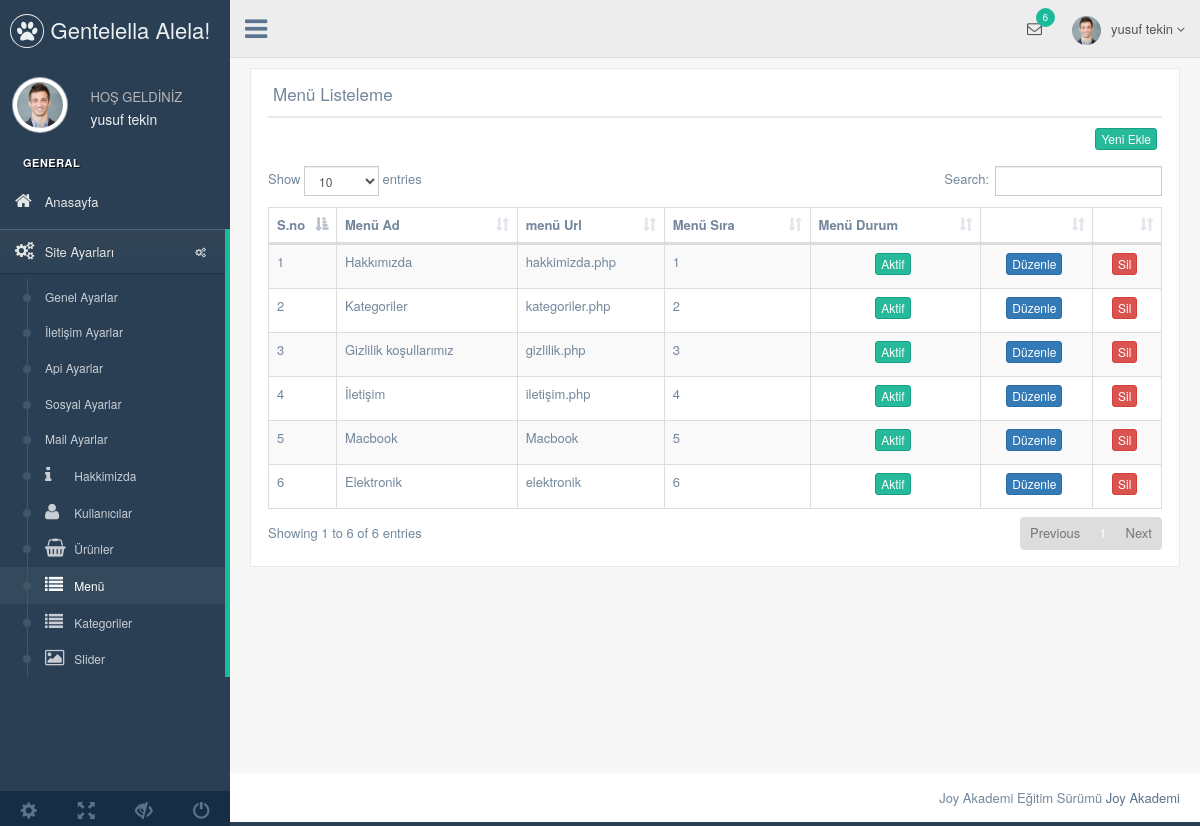
The page /nedmin/production/menu.php (signed in) on the database its author committed.
### tables this page shows
CREATE TABLE `kullanici` (
  `kullanici_id` int(11) NOT NULL,
  `kullanici_zaman` datetime NOT NULL DEFAULT CURRENT_TIMESTAMP,
  `kullanici_resim` varchar(250) DEFAULT NULL,
  `kullanici_tc` varchar(50) NOT NULL,
  `kullanici_ad` varchar(100) NOT NULL,
  `kullanici_mail` varchar(70) NOT NULL,
  `kullanici_gsm` varchar(50) NOT NULL,
  `kullanici_password` varchar(50) NOT NULL,
  `kullanici_adsoyad` varchar(50) NOT NULL,
  `kullanici_adres` varchar(250) NOT NULL,
  `kullanici_il` varchar(100) NOT NULL,
  `kullanici_ilçe` varchar(100) NOT NULL,
  `kullanici_unvan` varchar(100) NOT NULL,
  `kullanici_yetki` varchar(50) NOT NULL,
  `kullanici_durum` tinyint(1) NOT NULL DEFAULT '1'
);

CREATE TABLE `menu` (
  `menu_id` int(11) NOT NULL,
  `menu_ust` int(11) NOT NULL,
  `menu_ad` varchar(100) NOT NULL,
  `menu_detay` text NOT NULL,
  `menu_url` varchar(250) NOT NULL,
  `menu_sira` int(2) NOT NULL,
  `menu_durum` tinyint(4) NOT NULL,
  `menu_seourl` varchar(150) NOT NULL
);

### nedmin/production/menu.php (the view, shortened to what this page needs)
<?php
include 'header.php';
$menusor=$db->prepare("SELECT * FROM menu order by menu_sira ASC ");
$menusor->execute();
?>
    <div class="right_col" role="main">
        <div class="">
        <div class="row">
            <div class="col-md-12 col-sm-12 col-xs-12">
            <div class="x_panel">
                <div class="x_title">
                <h2>Menü Listeleme
                </h2>
                <div class="clearfix"></div>
                </div>
                <div align="right">
                  <a href="menu-ekle.php"><button class="btn btn-success btn-xs">Yeni Ekle </button></a>
               </div>
                <div class="x_content">
                </div>
                <table id="datatable-responsive" class="table table-striped table-bordered dt-responsive nowrap" cellspacing="0" width="100%">
                    <thead>
                    <tr>
                        <th>S.no</th>
                        <th>Menü Ad</th>
                        <th>menü Url</th>
                        <th>Menü Sıra</th>
                        <th>Menü Durum</th>
                        <th></th>
                        <th></th>
                    </tr>
                    </thead>
                    <tbody>
                    <?php
                    $say=0;
                    while($menucek=$menusor->fetch(PDO::FETCH_ASSOC)) {  $say++?>
                    <tr>
                        <td width="20"><?php echo $say ?></td>
                        <td><?php echo $menucek['menu_ad'] ?></td>
                        <td><?php echo $menucek['menu_url'] ?></td>
                        <td><?php echo $menucek['menu_sira'] ?></td>
                        <td>
                            <center>
                            <?php
                            if($menucek['menu_durum'] == 1) { ?>
                                <button class="btn btn-success btn-xs">Aktif</button>
                            <?php } else{ ?>
                                <button class="btn btn-danger btn-xs">Pasif</button>
                            <?php }  ?>
                            </center>
                        </td>
                        <td><center><a href="menu-duzenle.php?menu_id=<?php echo $menucek['menu_id']; ?>"><button  class="btn btn-primary btn-xs">Düzenle</button></a></center></td>
                        <td><center><a href="../netting/islem.php?menu_id=<?php echo $menucek['menu_id']; ?>&menusil=ok"><button class= "btn btn-danger btn-xs">Sil</button></a></center></td>
                    </tr>
                    <?php } ?>
                    </tbody>
                </table>
            </div>
            </div>
        </div>
        </div>
    </div>
  <?php include 'footer.php';  ?>

### nedmin/production/header.php (shortened to what this page needs)
<?php
include '../netting/baglan.php';
$kullanicisor=$db->prepare("SELECT * FROM kullanici where kullanici_mail=:mail");
$kullanicisor->execute(array(
  'mail'=> $_SESSION['kullanici_mail']
));
$kullanicicek=$kullanicisor->fetch(PDO::FETCH_ASSOC);
?>
<!DOCTYPE html>
<html lang="en">
  <head>
    <link href="../vendors/bootstrap/dist/css/bootstrap.min.css" rel="stylesheet">
    <link href="../vendors/font-awesome/css/font-awesome.min.css" rel="stylesheet">
    <link href="../vendors/nprogress/nprogress.css" rel="stylesheet">
    <link href="../vendors/iCheck/skins/flat/green.css" rel="stylesheet">
    <link href="../vendors/datatables.net-bs/css/dataTables.bootstrap.min.css" rel="stylesheet">
    <link href="../vendors/datatables.net-buttons-bs/css/buttons.bootstrap.min.css" rel="stylesheet">
    <link href="../vendors/datatables.net-fixedheader-bs/css/fixedHeader.bootstrap.min.css" rel="stylesheet">
    <link href="../vendors/datatables.net-responsive-bs/css/responsive.bootstrap.min.css" rel="stylesheet">
    <link href="../vendors/datatables.net-scroller-bs/css/scroller.bootstrap.min.css" rel="stylesheet">
    <link href="../build/css/custom.min.css" rel="stylesheet">
  </head>
  <body class="nav-md">
    <div class="container body">
      <div class="main_container">
        <div class="col-md-3 left_col">
          <div class="left_col scroll-view">
            <div class="navbar nav_title" style="border: 0;">
              <a href="index.html" class="site_title"><i class="fa fa-paw"></i> <span>Gentelella Alela!</span></a>
            </div>
            <div class="profile clearfix">
              <div class="profile_pic">
                <img src="images/img.jpg" alt="..." class="img-circle profile_img">
              </div>
              <div class="profile_info">
                <span>HOŞ GELDİNİZ</span>
                <h2><?php echo $kullanicicek['kullanici_adsoyad'] ?></h2>
              </div>
            </div>
            <br>
            <div id="sidebar-menu" class="main_menu_side hidden-print main_menu">
              <div class="menu_section">
                <h3>General</h3>
                <ul class="nav side-menu">
                  <li><a href="index.php"><i class="fa fa-home"></i> Anasayfa </a></li>
                  <li><a><i class="fa fa-cogs"></i> Site Ayarları <span class="fa fa-cogs"></span></a>
                    <ul class="nav child_menu">
                      <li><a href="genel-ayar.php">Genel Ayarlar</a></li>
                      <li><a href="iletisim-ayarlar.php">İletişim Ayarlar</a></li>
                      <li><a href="api-ayarlar.php">Api Ayarlar</a></li>
                      <li><a href="sosyal-ayarlar.php">Sosyal Ayarlar</a></li>
                      <li><a href="mail-ayarlar.php">Mail Ayarlar</a></li>
                  <li><a href="hakkimizda.php"><i class="fa fa-info"></i> Hakkimizda </a></li>
                  <li><a href="kullanici.php"><i class="fa fa-user"></i> Kullanıcılar </a></li>
                  <li><a href="urun.php"><i class="fa fa-shopping-basket"></i> Ürünler </a></li>
                  <li><a href="menu.php"><i class="fa fa-list"></i> Menü </a></li>
                  <li><a href="kategori.php"><i class="fa fa-list"></i> Kategoriler </a></li>
                  <li><a href="slider.php"><i class="fa fa-image"></i> Slider </a></li>
                    </ul>
                  </li>
                </ul>
              </div>
            </div>
            <div class="sidebar-footer hidden-small">
              <a data-toggle="tooltip" data-placement="top" title="Settings">
                <span class="glyphicon glyphicon-cog" aria-hidden="true"></span>
              </a>
              <a data-toggle="tooltip" data-placement="top" title="FullScreen">
                <span class="glyphicon glyphicon-fullscreen" aria-hidden="true"></span>
              </a>
              <a data-toggle="tooltip" data-placement="top" title="Lock">
                <span class="glyphicon glyphicon-eye-close" aria-hidden="true"></span>
              </a>
              <a data-toggle="tooltip" data-placement="top" title="Logout">
                <span class="glyphicon glyphicon-off" aria-hidden="true"></span>
              </a>
            </div>
          </div>
        </div>
        <div class="top_nav">
          <div class="nav_menu">
            <nav>
              <div class="nav toggle">
                <a id="menu_toggle"><i class="fa fa-bars"></i></a>
              </div>
              <ul class="nav navbar-nav navbar-right">
                <li class="">
                  <a href="javascript:;" class="user-profile dropdown-toggle" data-toggle="dropdown" aria-expanded="false">
                    <img src="images/img.jpg" alt=""><?php echo $kullanicicek['kullanici_adsoyad'];   ?>
                    <span class=" fa fa-angle-down"></span>
                  </a>
                </li>
                <li role="presentation" class="dropdown">
                  <a href="javascript:;" class="dropdown-toggle info-number" data-toggle="dropdown" aria-expanded="false">
                    <i class="fa fa-envelope-o"></i>
                    <span class="badge bg-green">6</span>
                  </a>
                </li>
              </ul>
            </nav>
          </div>
        </div>

### rows shown on the page
kullanici: kullanici_adsoyad "yusuf tekin"
menu: menu_ad "Hakkımızda", menu_url "hakkimizda.php", menu_sira "1", menu_durum "Aktif"
menu: menu_ad "Kategoriler", menu_url "kategoriler.php", menu_sira "2", menu_durum "Aktif"
menu: menu_ad "Gizlilik koşullarımız", menu_url "gizlilik.php", menu_sira "3", menu_durum "Aktif"
menu: menu_ad "İletişim", menu_url "iletişim.php", menu_sira "4", menu_durum "Aktif"
menu: menu_ad "Macbook", menu_url "Macbook", menu_sira "5", menu_durum "Aktif"
menu: menu_ad "Elektronik", menu_url "elektronik", menu_sira "6", menu_durum "Aktif"
